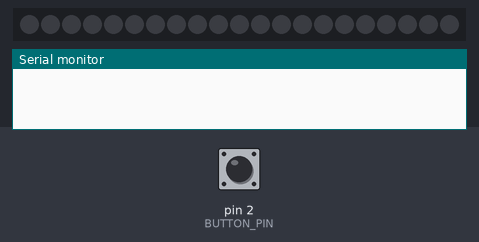
Bench run of a sketch on a simulated Arduino Uno, built with avr-gcc and run on an emulated ATmega328P. Parts: 21 RGB LEDs in strip order, left to right, the last lines printed to the serial monitor. Inputs (shaded band) come from the test bench; at power-on: pin 2 (BUTTON_PIN) HIGH.

Above: at 1.2 s.
1.3 s: pin 2 (BUTTON_PIN) pulled LOW for 0.15 s
At 4.65 s:
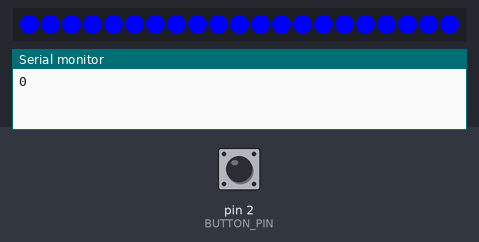
At 8.3 s:
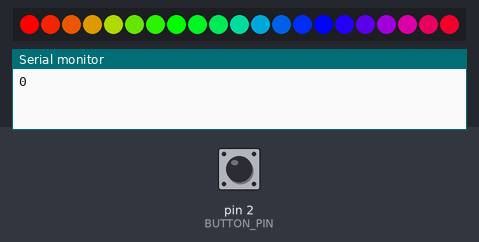

The sketch:

RainbowLED.ino
```cpp
// This is a demonstration on how to use an input device to trigger changes on your neo pixels.
// You should wire a momentary push button to connect from ground to a digital IO pin.  When you
// press the button it will change to a new pixel animation.  Note that you need to press the
// button once to start the first animation!

#include <Adafruit_NeoPixel.h>

#define BUTTON_PIN   2    // Digital IO pin connected to the button.  This will be
                          // driven with a pull-up resistor so the switch should
                          // pull the pin to ground momentarily.  On a high -> low
                          // transition the button press logic will execute.
boolean state=false;      // a way to filter Serial Communication

#define PIXEL_PIN    6    // Digital IO pin connected to the NeoPixels.

#define PIXEL_COUNT 21

// Parameter 1 = number of pixels in strip,  neopixel stick has 8
// Parameter 2 = pin number (most are valid)
// Parameter 3 = pixel type flags, add together as needed:
//   NEO_RGB     Pixels are wired for RGB bitstream
//   NEO_GRB     Pixels are wired for GRB bitstream, correct for neopixel stick
//   NEO_KHZ400  400 KHz bitstream (e.g. FLORA pixels)
//   NEO_KHZ800  800 KHz bitstream (e.g. High Density LED strip), correct for neopixel stick
Adafruit_NeoPixel strip = Adafruit_NeoPixel(PIXEL_COUNT, PIXEL_PIN, NEO_GRB + NEO_KHZ800);

bool oldState = HIGH;
int showType = 0;

void setup() {
  Serial.begin(9600);                  // initialize serial communication at 9600 bits per second:
  pinMode(BUTTON_PIN, INPUT_PULLUP);   // make the pushbutton's pin an input PULLUP:
  strip.begin();
  strip.show(); // Initialize all pixels to 'off'
}

void loop() {
  // Get current button state.
  bool newState = digitalRead(BUTTON_PIN);

  // Check if state changed from high to low (button press).
  if (newState == LOW && oldState == HIGH) {
    // Short delay to debounce button.
    delay(20);

      Serial.println(newState);

      colorWipe(strip.Color(255, 0, 0), 50);  // Red
      colorWipe(strip.Color(0, 255, 0), 50);  // Green
      colorWipe(strip.Color(0, 0, 255), 50);  // Blue
      rainbowCycle(20);


    // Check if button is still low after debounce.
    newState = digitalRead(BUTTON_PIN);

  }

  // Set the last button state to the old state.
  oldState = newState;
}


// Fill the dots one after the other with a color
void colorWipe(uint32_t c, uint8_t wait) {
  for(uint16_t i=0; i<strip.numPixels(); i++) {
    strip.setPixelColor(i, c);
    strip.show();
    delay(wait);
  }
}

void rainbow(uint8_t wait) {
  uint16_t i, j;

  for(j=0; j<256; j++) {
    for(i=0; i<strip.numPixels(); i++) {
      strip.setPixelColor(i, Wheel((i+j) & 255));
    }
    strip.show();
    delay(10);
  }
}

// Slightly different, this makes the rainbow equally distributed throughout
void rainbowCycle(uint8_t wait) {
  uint16_t i, j;

  for(j=0; j<256*5; j++) { // 5 cycles of all colors on wheel
    for(i=0; i< strip.numPixels(); i++) {
      strip.setPixelColor(i, Wheel(((i * 256 / strip.numPixels()) + j) & 255));
    }
    strip.show();
    delay(1);
  }
}


// Input a value 0 to 255 to get a color value.
// The colours are a transition r - g - b - back to r.
uint32_t Wheel(byte WheelPos) {
  WheelPos = 255 - WheelPos;
  if(WheelPos < 85) {
    return strip.Color(255 - WheelPos * 3, 0, WheelPos * 3);
  }
  if(WheelPos < 170) {
    WheelPos -= 85;
    return strip.Color(0, WheelPos * 3, 255 - WheelPos * 3);
  }
  WheelPos -= 170;
  return strip.Color(WheelPos * 3, 255 - WheelPos * 3, 0);
}
```

Measured:
- after the input at 1.3 s, the LEDs: first change at once (image 1 shows a later state)
